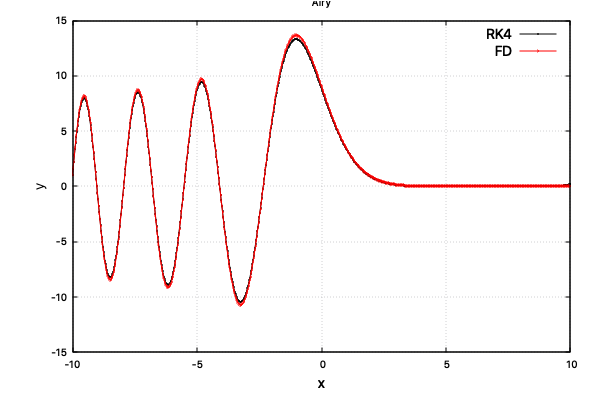

Write gnuplot code to recreate this figure.
reset

# plots EXAMPLE

# Settiamo le dimensioni e caratteristiche del canva
set term qt 1 size 600,400
set title "Airy"
set xlabel "x"  font ",14"
set ylabel "y"  font ",14"

# Settiamo il range dei due assi
set xrange[-10:10]
set yrange[-15:15]

# Settiamo la griglia
set grid

set key         font ",14"
set lmargin at screen 0.12
set rmargin at screen 0.95
set bmargin at screen 0.12
set tmargin at screen 0.95

# Plottiamo effettivamente i file di dati
plot "airy.dat" using 1:2 index 1 w lp ps 0.1 lc rgb "black" title "RK4"
replot "airy.dat" using 1:2 index 2 w lp ps 0.1 lc rgb "red" title "FD"




reset

# plots Residual

# Settiamo le dimensioni e caratteristiche del canva
set term qt 2 size 600,400
set title "Airy Residual"
set xlabel "s"  font ",14"
set ylabel "R"  font ",14"

# Settiamo il range dei due assi
#set xrange[-10:10]
#set yrange[-15:15]

# Settiamo la griglia
set grid

set key         font ",14"
set lmargin at screen 0.12
set rmargin at screen 0.95
set bmargin at screen 0.12
set tmargin at screen 0.95

# Plottiamo effettivamente i file di dati
plot "airy.dat" using 1:2 index 0 w lp ps 0.1 lc rgb "blue" title "Residual"
